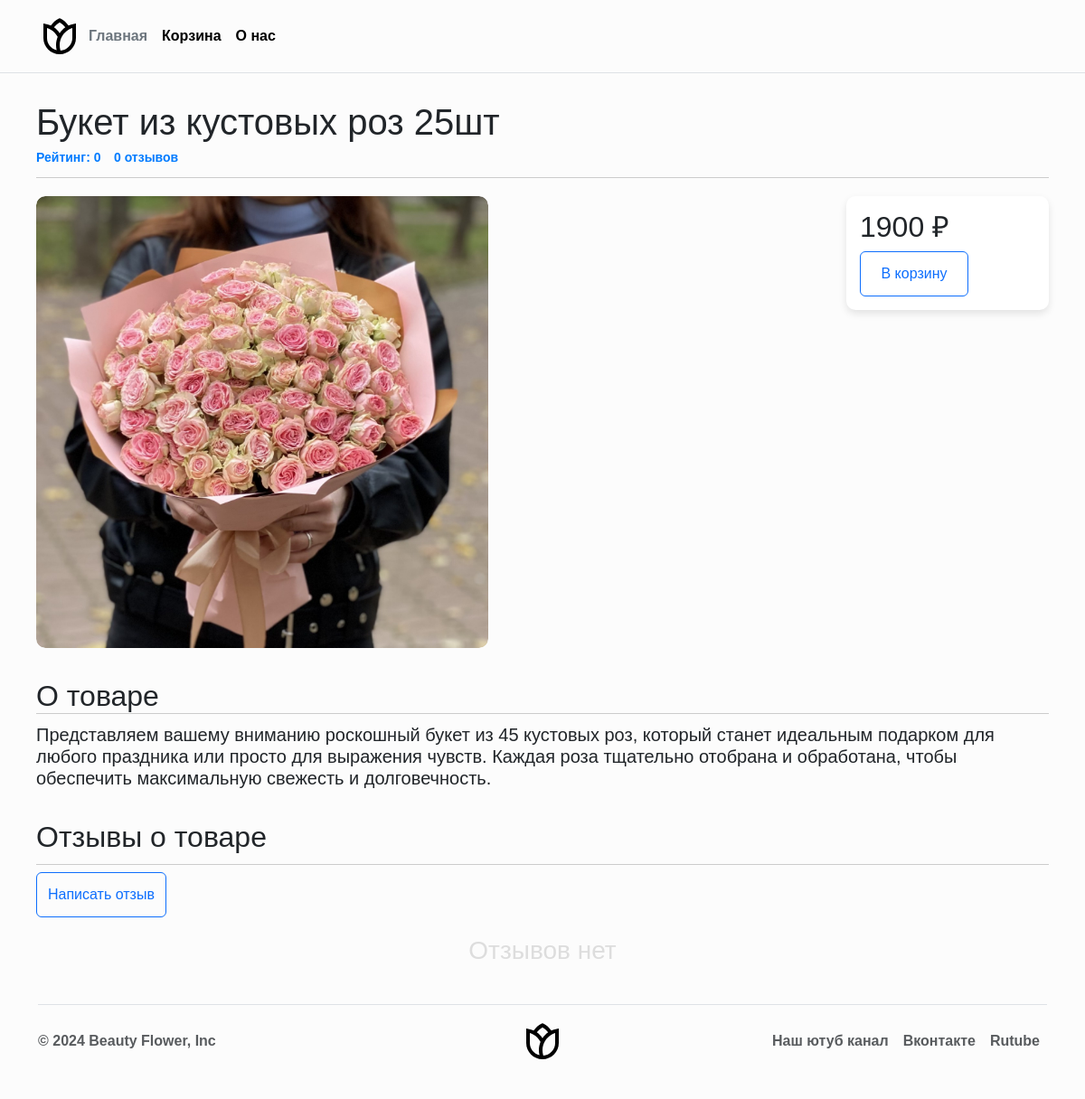
Page /shop/2/ on the committed database.
### shop/models.py (models this page shows, shortened)
class Item(models.Model):
    class Meta:
        verbose_name = "Товар"
        verbose_name_plural = "Товары"
    title = models.CharField(max_length=200, verbose_name="Название")
    description = models.TextField(max_length=4000, verbose_name="Описание")
    price = models.IntegerField(verbose_name="Цена")
    rating = models.FloatField(default=0, verbose_name="Рейтинг")
    added = models.DateTimeField(auto_now_add=True, verbose_name="Добавлен")
    category = models.ForeignKey(Category, on_delete=models.CASCADE,
                                 related_name="items_by_category",
                                 verbose_name="Категория", null=True)

class Images(models.Model):
    class Meta:
        verbose_name = "Изображение товара"
        verbose_name_plural = "Изображения товаров"
    def image_path(self, filename):
        return f"shop/static/product_images/{str(self.item.id)}/{filename}"
    item = models.ForeignKey(Item,
                             on_delete=models.CASCADE,
                             related_name="images", verbose_name="Товар")
    image = models.ImageField(upload_to=image_path, verbose_name="Изображение")

### shop/views.py (the view)
# urls.py: path("<int:item_id>/", views.item_page, name="item_detail"),
def item_page(request, item_id):
    item = get_object_or_404(Item, id=item_id)
    comments = item.comments.all()
    paginator = Paginator(comments, 4)
    page_number = request.GET.get("page", 1)
    try:
        comments = paginator.page(page_number)
    except EmptyPage:
        comments = paginator.page(1)
    except PageNotAnInteger:
        comments = paginator.page(1)
    sum_rating = 0
    length = 0
    for comment in comments:
        length += 1
        sum_rating += comment.rate
    average = round(sum_rating / length, 2) if length != 0 else 0
    return render(request, "item.html",
                  {"item": item, "images": item.images.all(),
                   "comments": comments, "paginator": paginator,
                   "average": average})

### shop/templates/item.html (shortened to what this page needs)
{% extends "base.html" %}
{% load static %}
{% load custom_filters %}
{% block styles %}
<link rel="stylesheet" href='{% static "css/q3.css" %}'>
{% endblock %}
{% block content %}
<div class="cont">
    <div class="header">
        <h1>{{ item.title }}</h1>
    </div>
    <div class="info">
        <a href="#">Рейтинг: {{ average }}</a>
        <a href="#">{{ comments|length }}
            {% if comments|length == 1 %}
            отзыв
            {% elif comments|length %}
            отзыва
            {% else %}
            отзывов
            {% endif %}</a>
    </div>
    <div class="images">
        <div class="slider">
            <div class="slides">
                {% for photo in images %}
                <div class="slide" style='background-image: url({{ photo.image.url }});'></div>
                {% endfor %}
            </div>
        </div>
        <div class="price_box">
            <h2>{{ item.price }} ₽</h2>
            <a href="{% url 'shop:cart_add' item.id %}">
                <input class="btn btn-outline-primary" value="В корзину" type="button"
                       style="width: 120px; height: 50px;"></a>
        </div>
    </div>
    <div class="about_item">
        <h2 style="margin-top: 3%; border-bottom: 1px solid #ccc; margin-bottom: 2%;">О товаре</h2>
        <h5 style="font-weight: normal; font-size: 20px; margin-top: -1%;">{{ item.description | linebreaks }}</h5>
    </div>
    <h2 style="margin-top: 3%; border-bottom: 1px solid #ccc; padding-bottom: 1%;">Отзывы о товаре</h2>
    <a href="{% url 'shop:add_comment' item.id %}">
        <input class="btn btn-outline-primary" value="Написать отзыв" type="button"
               style="width: auto; height: 50px; margin-bottom: 20px;"></a>
    {% if comments|length == 0 %}
    <h3 align="center" style="color: #ddd">Отзывов нет</h3>
    {% endif %}
</div>
{% endblock %}

### shop/static/css/q3.css (style rules this page uses)
body { font-weight: bold; background-color: rgb(252, 252, 252); font-family: Arial, sans-serif; margin: 0; padding: 0; }
.cont { max-width: 95%; margin: 20px auto; padding: 10px; }
.header { text-align: left; }
.info { margin-top: -5px; align-items: left; margin-bottom: 20px; padding-bottom: 10px; border-bottom: 1px solid #ccc; }
.info a { font-size: 14px; color: #666; margin-right: 10px; color: #007bff; text-decoration: none; }
.slider { position: relative; width: 500px; height: 500px; margin: 20 px 0; overflow: hidden; border-radius: 10px; }
.slides { display: flex; width: 100%; height: 100%; position: relative; }
.slide { flex: 0 0 auto; width: 100%; height: 100%; background-size: cover; background-position: center; border-radius: 10px; position: relative; }
.price_box { box-shadow: 0 4px 8px rgba(0, 0, 0, 0.1); border-radius: 10px; float: right; padding: 15px; width: 20%; height: 30%; background-color: #fff; }
.images { display: flex; justify-content: space-between; }

### rows in the picture
Item: title "Букет из кустовых роз 25шт", price "1900", description "Представляем вашему вниманию роскошный букет из 45 кустовых роз, который станет идеальным подарком для любого праздника или просто для выражения чувств. Каждая роза тщательно отобрана и обработана, чтобы обеспечить максимальную свежесть и долговечность."
Images: image (picture)

### other values in the picture
{{ average }} "0"
{{ comments|length }} "0"
